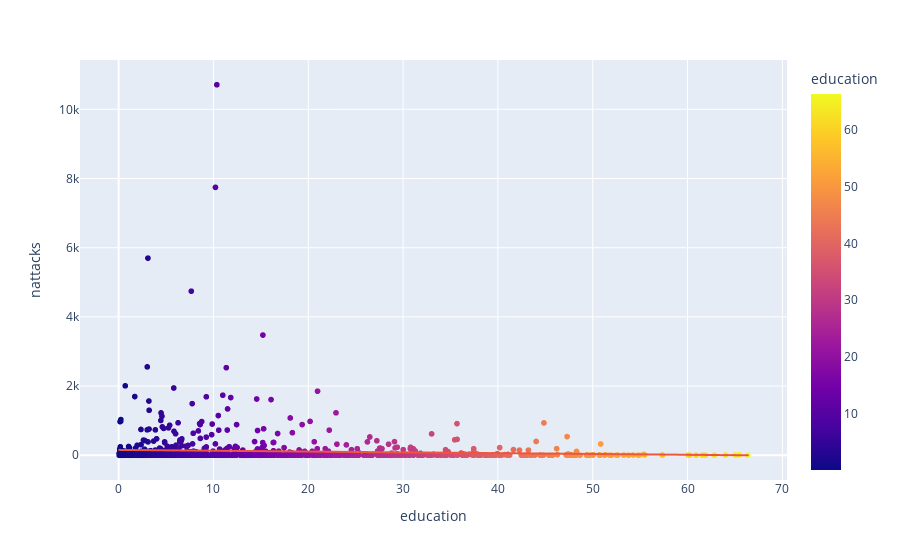

Notebook code for this chart:
### Code cell
fig = px.scatter(sec_df, x="education", y="nattacks", trendline="ols", color='education')
fig.show()

### Figure 1 — Plotly figure (JSON) as saved in the notebook; plotly's stock layout.template omitted (floating-point values rounded to 4 significant figures; data arrays with more than 128 entries replaced by an {"elided": "..."} marker saying what was removed)
{"data": [{"hovertemplate": "education=%{marker.color}<br>nattacks=%{y}<extra></extra>", "legendgroup": "", "marker": {"color": {"elided": "1134 float values"}, "coloraxis": "coloraxis", "symbol": "circle"}, "mode": "markers", "name": "", "showlegend": false, "type": "scattergl", "x": {"elided": "1134 float values"}, "xaxis": "x", "y": {"elided": "1134 float values"}, "yaxis": "y"}, {"hovertemplate": "<b>OLS trendline</b><br>nattacks = -2.34937 * education + 155.43<br>R<sup>2</sup>=0.004077<br><br>education=%{x}<br>nattacks=%{y} <b>(trend)</b><extra></extra>", "legendgroup": "", "marker": {"symbol": "circle"}, "mode": "lines", "name": "", "showlegend": false, "type": "scattergl", "x": {"elided": "1134 float values"}, "xaxis": "x", "y": {"elided": "1134 float values"}, "yaxis": "y"}], "layout": {"coloraxis": {"colorbar": {"title": {"text": "education"}}, "colorscale": [[0, "#0d0887"], [0.1111, "#46039f"], [0.2222, "#7201a8"], [0.3333, "#9c179e"], [0.4444, "#bd3786"], [0.5556, "#d8576b"], [0.6667, "#ed7953"], [0.7778, "#fb9f3a"], [0.8889, "#fdca26"], [1, "#f0f921"]]}, "legend": {"tracegroupgap": 0}, "margin": {"t": 60}, "xaxis": {"anchor": "y", "domain": [0, 1], "title": {"text": "education"}}, "yaxis": {"anchor": "x", "domain": [0, 1], "title": {"text": "nattacks"}}}}
